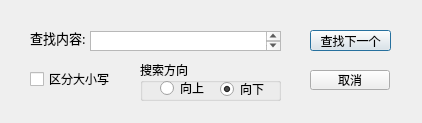
<?xml version="1.0" encoding="UTF-8"?>
<ui version="4.0">
 <class>SearchDialog</class>
 <widget class="QDialog" name="SearchDialog">
  <property name="geometry">
   <rect>
    <x>0</x>
    <y>0</y>
    <width>422</width>
    <height>123</height>
   </rect>
  </property>
  <property name="font">
   <font>
    <family>微软雅黑</family>
    <weight>75</weight>
    <bold>true</bold>
   </font>
  </property>
  <property name="windowTitle">
   <string>查找</string>
  </property>
  <widget class="QLabel" name="label">
   <property name="geometry">
    <rect>
     <x>30</x>
     <y>30</y>
     <width>61</width>
     <height>16</height>
    </rect>
   </property>
   <property name="font">
    <font>
     <family>微软雅黑</family>
     <pointsize>10</pointsize>
     <weight>50</weight>
     <bold>false</bold>
    </font>
   </property>
   <property name="text">
    <string>查找内容:</string>
   </property>
  </widget>
  <widget class="QPlainTextEdit" name="SearchBox">
   <property name="geometry">
    <rect>
     <x>90</x>
     <y>31</y>
     <width>191</width>
     <height>20</height>
    </rect>
   </property>
  </widget>
  <widget class="QCheckBox" name="CaseSensitive">
   <property name="geometry">
    <rect>
     <x>30</x>
     <y>70</y>
     <width>91</width>
     <height>18</height>
    </rect>
   </property>
   <property name="font">
    <font>
     <family>微软雅黑</family>
     <pointsize>9</pointsize>
     <weight>50</weight>
     <bold>false</bold>
    </font>
   </property>
   <property name="text">
    <string>区分大小写</string>
   </property>
  </widget>
  <widget class="QPushButton" name="Find_next">
   <property name="geometry">
    <rect>
     <x>310</x>
     <y>30</y>
     <width>81</width>
     <height>21</height>
    </rect>
   </property>
   <property name="font">
    <font>
     <family>微软雅黑</family>
     <pointsize>9</pointsize>
     <weight>50</weight>
     <bold>false</bold>
    </font>
   </property>
   <property name="text">
    <string>查找下一个</string>
   </property>
  </widget>
  <widget class="QPushButton" name="CancelButton">
   <property name="geometry">
    <rect>
     <x>310</x>
     <y>70</y>
     <width>80</width>
     <height>20</height>
    </rect>
   </property>
   <property name="font">
    <font>
     <family>微软雅黑</family>
     <pointsize>9</pointsize>
     <weight>50</weight>
     <bold>false</bold>
    </font>
   </property>
   <property name="text">
    <string>取消</string>
   </property>
  </widget>
  <widget class="QGroupBox" name="groupBox">
   <property name="geometry">
    <rect>
     <x>140</x>
     <y>60</y>
     <width>141</width>
     <height>41</height>
    </rect>
   </property>
   <property name="font">
    <font>
     <family>微软雅黑</family>
     <pointsize>9</pointsize>
     <weight>50</weight>
     <bold>false</bold>
    </font>
   </property>
   <property name="title">
    <string>搜索方向</string>
   </property>
   <widget class="QRadioButton" name="RB_down">
    <property name="geometry">
     <rect>
      <x>80</x>
      <y>20</y>
      <width>51</width>
      <height>18</height>
     </rect>
    </property>
    <property name="font">
     <font>
      <family>微软雅黑</family>
      <pointsize>9</pointsize>
      <weight>50</weight>
      <bold>false</bold>
     </font>
    </property>
    <property name="text">
     <string>向下</string>
    </property>
    <property name="checked">
     <bool>true</bool>
    </property>
   </widget>
   <widget class="QRadioButton" name="RB_up">
    <property name="geometry">
     <rect>
      <x>20</x>
      <y>20</y>
      <width>51</width>
      <height>16</height>
     </rect>
    </property>
    <property name="font">
     <font>
      <family>微软雅黑</family>
      <pointsize>9</pointsize>
      <weight>50</weight>
      <bold>false</bold>
     </font>
    </property>
    <property name="text">
     <string>向上</string>
    </property>
   </widget>
  </widget>
 </widget>
 <resources/>
 <connections>
  <connection>
   <sender>CancelButton</sender>
   <signal>clicked()</signal>
   <receiver>SearchDialog</receiver>
   <slot>close()</slot>
   <hints>
    <hint type="sourcelabel">
     <x>349</x>
     <y>79</y>
    </hint>
    <hint type="destinationlabel">
     <x>210</x>
     <y>61</y>
    </hint>
   </hints>
  </connection>
 </connections>
</ui>
